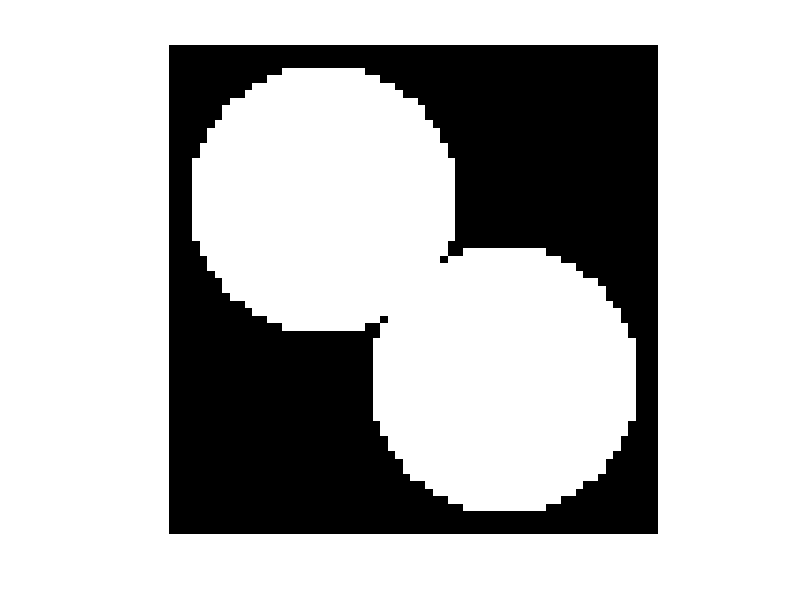
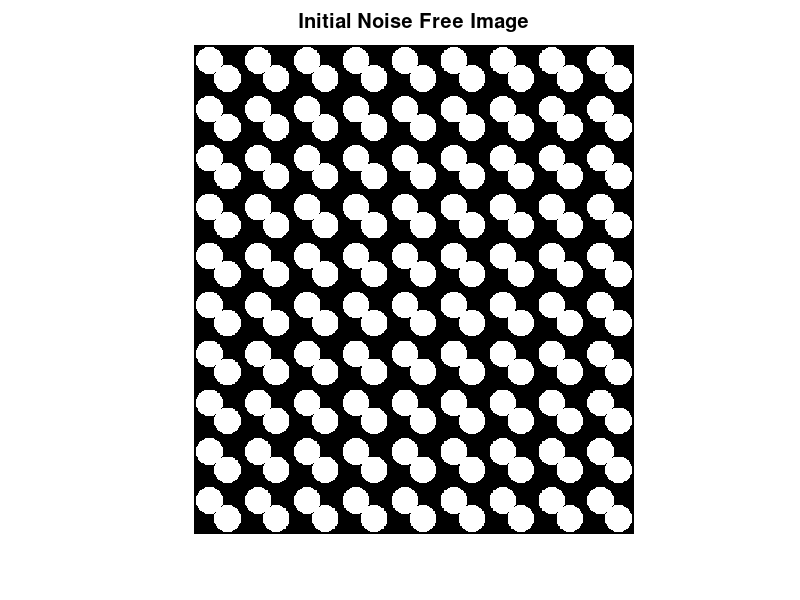

The MATLAB source for these figures, in order: (Note: this script raises an error after producing the figures.)
%% Validation Of My Image Processing Algo:
% close all
clear ; 
clc ; 

% Construct A Noisy Image For Testing:

center1 = -12;
center2 = -center1;
dist = sqrt(2*(2*center1)^2);
radius = dist/2.1 * 1.1;
lims = [floor(center1-1.1*radius) ceil(center2+1.1*radius)];
[x,y] = meshgrid(lims(1):lims(2));
bw1 = sqrt((x-center1).^2 + (y-center1).^2) <= radius;
bw2 = sqrt((x-center2).^2 + (y-center2).^2) <= radius;
bw  = bw1 | bw2 ;

% % Close mask with disk
% radius = 1;
% decomposition = 0;
% se = strel('disk', radius, decomposition);
% bw = imclose(bw, se);
figure(1) ; clf ; imshow(bw) ; 
bw = rescale(repmat(bw , [10 , 9])) ; 

figure(2) ; clf ; 
imshow( bw , [] )
title('\fontsize{20}Initial Noise Free Image')

% Adding Noise:

% Black Image:
noise_img_black = imadjust(rgb2gray(imread('/Users/abhimanyudubey/Pictures/BIO MATH MODEL/Img_4_Noise/Black_Img.JPG'))) ; 
noise_img_gray  = imadjust(rgb2gray(imread('/Users/abhimanyudubey/Pictures/BIO MATH MODEL/Img_4_Noise/Grey_Img.TIF' ))) ; 

I1 = 50 : (50+size(bw , 1) - 1) ; % Default: 50 : (50+size(bw , 1) - 1) 
I2 = 70 : (70+size(bw , 2) - 1) ; % Default: 70 : (70+size(bw , 2) - 1)
noise_img_black = rescale(noise_img_black(I1 , I2) ); 
noise_img_gray  = rescale(noise_img_gray(I1 , I2) ); 

figure(3) ; clf ; imshow(noise_img_black , []) ; 
title('\fontsize{20}Noisy Image 1')
figure(4) ; clf ; imshow(noise_img_gray  , []) ;
title('\fontsize{20}Noisy Image 2')

% img = uint16( rescale( imadjust( rescale( bw + 2*noise_img_black + 2*noise_img_gray) ) , 0 , 255 ) ) ; 
noise_level_1 = 2 ; 
noise_level_2 = 2 ; 
img = imadjust( rescale( bw + (noise_level_1 * noise_img_black) + (noise_level_2*noise_img_gray) ) ) ; 

figure(5) ; clf ; 
imshow(img , []) ; 
title('\fontsize{20}Image Added With Noise') ; 

%
% imwrite(img ,'myImg.tif' , 'tif' )
imwrite(img ,'myImg.png' , 'png' )

[img2 , BW2] = cell_image_BW_preprocessor_4validation(img , 1 , 0.6 , 3) ;  %% Sensitivity = 0.57   

% % % % % cell_image_BW_preprocessor(img , 1 , 0.57 , 3)

figure(6) ; clf ; imshow(img2 , []) ;
title('\fontsize{20}Image AFter Noise Removal')
imwrite(img2 ,'myImg2.tiff' , 'tiff' )

figure(7) ; clf ; imshow(BW2 , []) ;
title('\fontsize{20}BW Image Of Figure(5)') ; 
%
%
CC = bwconncomp(BW2) ; 
CC.islandSize = cellfun( @length , CC.PixelIdxList )' ; 

figure(7) ; clf ;  
calib_for_beads = 0.16 ; % MICRONS PER PIXEL
     CC = CC2 ;  % DELETE ME
CC.islandSize = CC.islandSize * calib_for_beads * 1e3 ; 
[y , x] = histcounts(CC.islandSize , 25) ; %  , Normalization="count") ; 
x = ( x(1:end-1) + x(2:end) ) * 0.5 ;
plot(x , y , 'or-' , 'linew' , 2.5 , 'markersize' , 14)
leg = ['Mean = ' , num2str(mean(CC.islandSize)) ,' nm' , newline , ...
    'Std. Deviation = ' , num2str(std(CC.islandSize)) , ' nm' , ...
    newline , 'Std = ' , num2str(std(CC.islandSize)/mean(CC.islandSize)*100) , '% of Mean', ...
    newline , 'No. Of Particles = ' , num2str(numel(CC.islandSize))] ; 
legend(leg , 'location' , 'northeast')
xlabel('Size Of Particles (Nanometers-(nm))')
ylabel('Number Of Particles')
title('Size Distribution Of All 500 Frames')
axis xy ; axis square ; grid on ; 
set(gca , 'linew' , 2.5 , 'fontsize' , 20 , 'fontweight' , 'bold')
exportgraphics(gcf , 'size_dist_2.pdf' , 'Resolution' , 300 , 'ContentType' , 'vector')

% Percent Std Deviation In the Measurement Of Particle Size:
% STD is Just 0.7% Of the mean value despite that much noise in the Image:
percent_std = std(CC.islandSize) / mean(CC.islandSize) * 100 
min_size    = min(CC.islandSize) ; 
max_size    = max(CC.islandSize) ; 

clearvars -except img BW2 CC

%% Final One Line Processing:

[ img3 , BW3 , CC ] = bio_watershed_segmentation_4validation(img , 1800 , 2000  , 1) ; 
figure(10) ; clf ; imshow(img3) ; 
title('\fontsize{20} Final Step: Img After Watershed Segmentation')
imwrite(img3 ,'myImg3.tiff' , 'tiff' )

figure(11) ; clf ; imshow(BW3) ; 
title('\fontsize{20} Seperating Overlapping Particles') ; 

figure(12) ; clf ; imshow(img3) ; hold on ; 
plot(CC.centroid(: , 1) , CC.centroid(: ,2) , '+r' , 'LineWidth', 2.5 , 'MarkerSize',15) ; 
plot(CC.centroid(: , 1) , CC.centroid(: ,2) , 'or' , 'LineWidth', 1.1 , 'MarkerSize',15) ; 
title('\fontsize{20} Final Step: Img After Watershed Segmentation')

imwrite(img3 ,'myImg3.tiff' , 'tiff' )


%%





